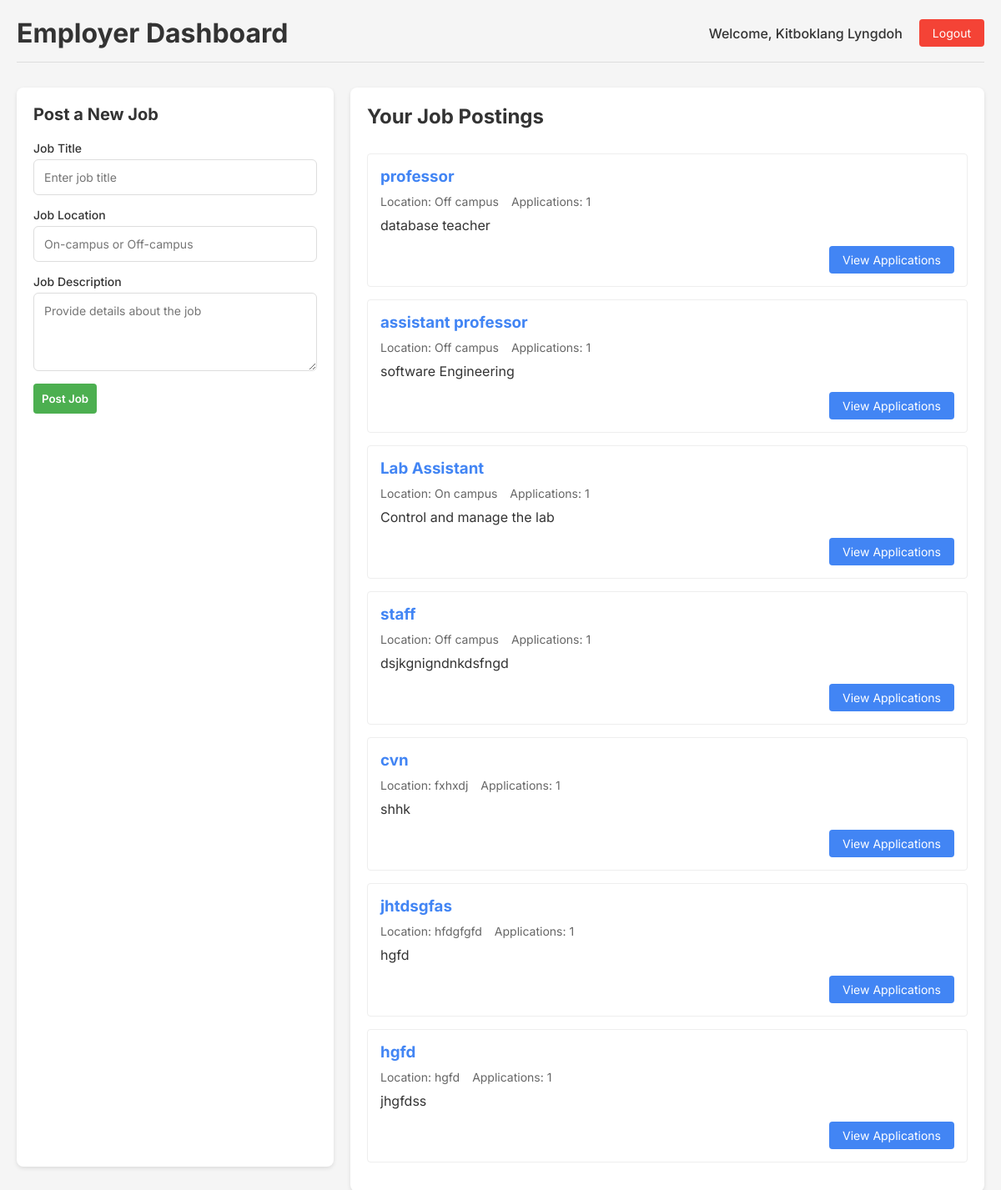
/employer/dashboard (signed in), run on the app's committed database.
### tables this page shows
CREATE TABLE jobs (
            id INTEGER PRIMARY KEY AUTOINCREMENT,
            title TEXT NOT NULL,
            description TEXT NOT NULL,
            location TEXT NOT NULL,
            posted_by INTEGER, poster_id INTEGER,
            FOREIGN KEY(posted_by) REFERENCES users(id)
        );

### app.py (the view)
@app.route('/employer/dashboard')
def employer_dashboard():
    if 'user_id' not in session or session['role'] != 'employer':
        flash('Please login as an employer to access this page.', 'error')
        return redirect(url_for('login'))
    with get_db_connection() as conn:
        c = conn.cursor()
        c.execute("""
            SELECT j.id, j.title, j.location, j.description,
                   COUNT(a.id) as application_count
            FROM jobs j
            LEFT JOIN applications a ON j.id = a.job_id
            WHERE j.poster_id = ?
            GROUP BY j.id
        """, (session['user_id'],))
        jobs = c.fetchall()
    return render_template('employer_dashboard.html', jobs=jobs)

### app.py (called while the page is built)
def get_db_connection():
    conn = sqlite3.connect('job_board.db')
    conn.row_factory = sqlite3.Row  # Set row factory to return dictionary-like rows
    return conn

### templates/employer_dashboard.html (shortened to what this page needs)
<!DOCTYPE html>
<html lang="en">
<head>
    <link rel="stylesheet" href="{{ url_for('static', filename='style.css') }}">
</head>
<body>
    <div class="dashboard-container">
        <div class="header">
            <h1>Employer Dashboard</h1>
            <div class="user-info">
                <span>Welcome, {{ session.get('name', 'Employer') }}</span>
                <a href="{{ url_for('logout') }}" class="logout-btn">Logout</a>
            </div>
        </div>
        <div class="dashboard-content">
            <div class="post-job-form">
                <h2>Post a New Job</h2>
                <form method="POST" action="{{ url_for('post_job') }}">
                    <div class="form-group">
                        <label for="title">Job Title</label>
                        <input type="text" id="title" name="title" placeholder="Enter job title" required>
                    </div>
                    <div class="form-group">
                        <label for="location">Job Location</label>
                        <input type="text" id="location" name="location" placeholder="On-campus or Off-campus" required>
                    </div>
                    <div class="form-group">
                        <label for="description">Job Description</label>
                        <textarea id="description" name="description" placeholder="Provide details about the job" rows="4" required></textarea>
                    </div>
                    <button type="submit">Post Job</button>
                </form>
            </div>
            <div class="job-listing">
                <h2>Your Job Postings</h2>
                {% if jobs %}
                    {% for job in jobs %}
                        <div class="job-card">
                            <h3>{{ job[1] }}</h3>
                            <div class="job-meta">
                                <span>Location: {{ job[2] }}</span>
                                <span>Applications: {{ job[4] }}</span>
                            </div>
                            <p>{{ job[3] }}</p>
                            <div class="job-actions">
                                <a href="{{ url_for('view_applications', job_id=job[0]) }}" class="view-btn">
                                    View Applications
                                </a>
                            </div>
                        </div>
                    {% endfor %}
                {% else %}
                    <p>You haven't posted any jobs yet. Create your first job posting above!</p>
                {% endif %}
            </div>
        </div>
    </div>
</body>
</html>

### static/style.css (style rules this page uses)
* { margin: 0; padding: 0; box-sizing: border-box; font-family: 'Inter', sans-serif; }
body { background-color: #f5f5f5; color: #333; }
h2 { font-size: 24px; margin-bottom: 30px; }
.form-group { display: flex; flex-direction: column; gap: 5px; }
.form-group label { font-weight: 500; font-size: 14px; }
input[type="text"], input[type="email"], input[type="password"], textarea, select { padding: 12px; border: 1px solid #ddd; border-radius: 6px; font-size: 14px; }
.dashboard-container { max-width: 1200px; margin: 0 auto; padding: 20px; }
.header { display: flex; justify-content: space-between; align-items: center; margin-bottom: 30px; padding-bottom: 15px; border-bottom: 1px solid #ddd; }
.user-info { display: flex; align-items: center; gap: 20px; }
.user-info span { font-weight: 500; }
.logout-btn { background-color: #f44336; color: white; padding: 8px 16px; border-radius: 4px; text-decoration: none; font-size: 14px; }
.dashboard-content { display: grid; grid-template-columns: 1fr 2fr; gap: 20px; }
.post-job-form { background-color: white; padding: 20px; border-radius: 8px; box-shadow: 0 2px 5px rgba(0,0,0,0.1); margin-bottom: 30px; }
.post-job-form h2 { margin-bottom: 20px; font-size: 20px; }
.post-job-form form { display: flex; flex-direction: column; gap: 15px; }
.post-job-form button { background-color: #4CAF50; color: white; padding: 10px; border: none; border-radius: 4px; cursor: pointer; font-weight: 600; align-self: flex-start; }
.job-listing { background-color: white; padding: 20px; border-radius: 8px; box-shadow: 0 2px 5px rgba(0,0,0,0.1); }
.job-card { border: 1px solid #eee; border-radius: 4px; padding: 15px; margin-bottom: 15px; position: relative; }
.job-card h3 { margin-bottom: 10px; color: #4285F4; }
.job-meta { display: flex; gap: 15px; margin-bottom: 10px; font-size: 14px; color: #666; }
.job-actions { display: flex; justify-content: flex-end; gap: 10px; margin-top: 15px; }
.view-btn, .apply-btn { background-color: #4285F4; color: white; padding: 8px 16px; border-radius: 4px; text-decoration: none; font-size: 14px; }

### data on the page
jobs: title "professor", location "Off campus", job "1", description "database teacher"
jobs: title "assistant professor", location "Off campus", job "1", description "software Engineering"
jobs: title "Lab Assistant", location "On campus", job "1", description "Control and manage the lab"
jobs: title "staff", location "Off campus", job "1", description "dsjkgnigndnkdsfngd"
jobs: title "cvn", location "fxhxdj", job "1", description "shhk"
jobs: title "jhtdsgfas", location "hfdgfgfd", job "1", description "hgfd"
jobs: title "hgfd", location "hgfd", job "1", description "jhgfdss"

### other printed values
{{ session.get('name', 'Employer') }} "Kitboklang Lyngdoh"
